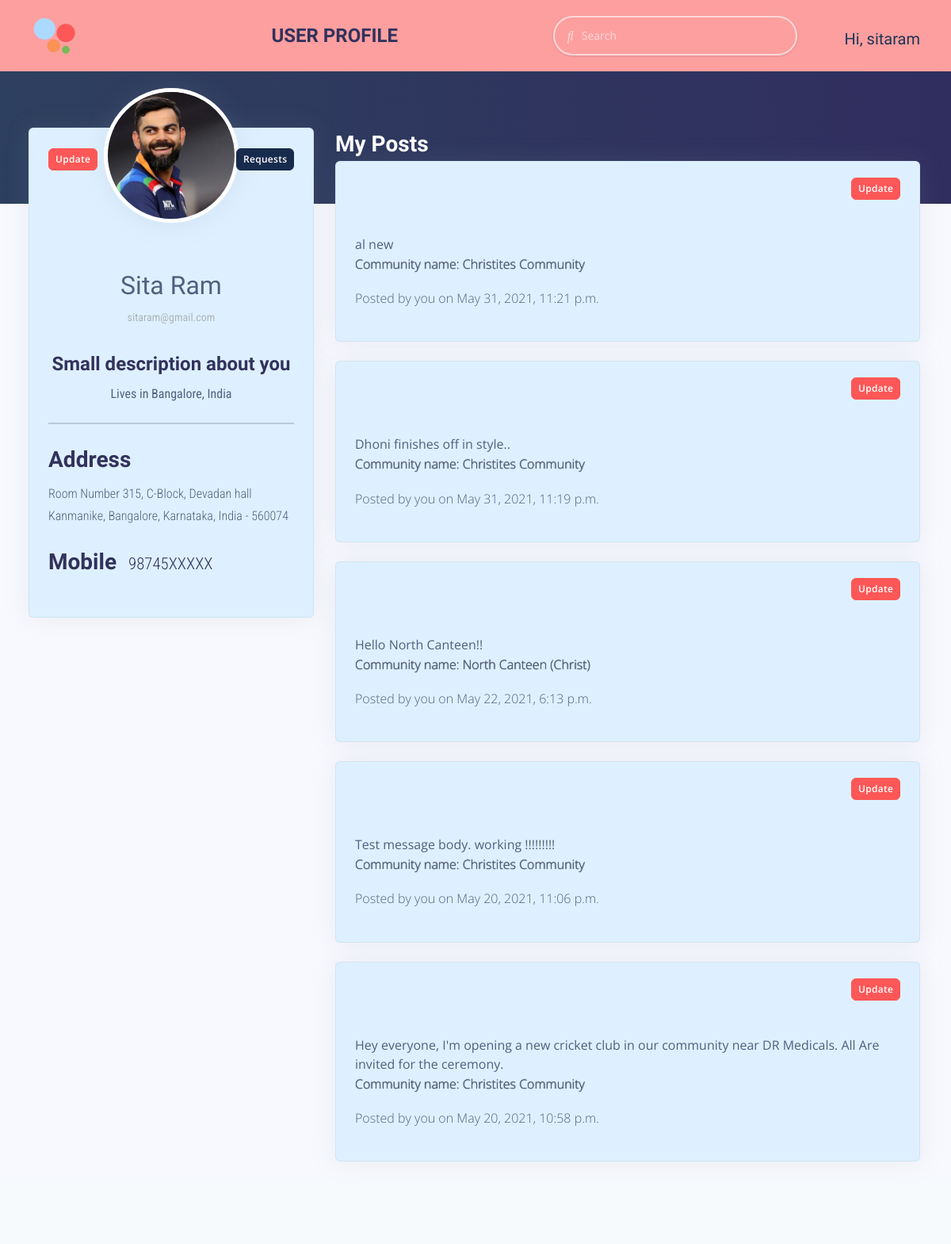
Page /profile/User/view/ (signed in) on the committed database.
### cc/models.py (models this page shows, shortened)
class UserProfile(models.Model):
	user = models.OneToOneField(User, on_delete=models.CASCADE)
	Area_Name = models.ForeignKey(Area, on_delete=models.CASCADE, blank=True, null = True)
	mobileNumber = models.CharField(max_length=10)
	houseNumber = models.CharField(max_length=255)
	city = models.CharField(max_length=255)
	state_choices = (("Andhra Pradesh","Andhra Pradesh"),("Arunachal Pradesh ","Arunachal Pradesh "),("Assam","Assam"),("Bihar","Bihar"),("Chhattisgarh","Chhattisgarh"),("Goa","Goa"),("Gujarat","Gujarat"),("Haryana","Haryana"),("Himachal Pradesh","Himachal Pradesh"),("Jammu and Kashmir ","Jammu and Kashmir "),("Jharkhand","Jharkhand"),("Karnataka","Karnataka"),("Kerala","Kerala"),("Madhya Pradesh","Madhya Pradesh"),("Maharashtra","Maharashtra"),("Manipur","Manipur"),("Meghalaya","Meghalaya"),("Mizoram","Mizoram"),("Nagaland","Nagaland"),("Odisha","Odisha"),("Punjab","Punjab"),("Rajasthan","Rajasthan"),("Sikkim","Sikkim"),("Tamil Nadu","Tamil Nadu"),("Telangana","Telangana"),("Tripura","Tripura"),("Uttar Pradesh","Uttar Pradesh"),("Uttarakhand","Uttarakhand"),("West Bengal","West Bengal"),("Andaman and Nicobar Islands","Andaman and Nicobar Islands"),("Chandigarh","Chandigarh"),("Dadra and Nagar Haveli","Dadra and Nagar Haveli"),("Daman and Diu","Daman and Diu"),("Lakshadweep","Lakshadweep"),("National Capital Territory of Delhi","National Capital Territory of Delhi"),("Puducherry","Puducherry"))
	state = models.CharField(choices=state_choices,max_length=255)
	joined_on = models.DateTimeField(auto_now_add=True,null = True)
	profile_pic = models.ImageField(upload_to = 'profile_pics', blank=True,null=True)
	otp = models.CharField(max_length=6, null=True, blank=True)
	joined_in_community = models.BooleanField(default=False)

class Area(models.Model):
	Area_Name = models.CharField(max_length=200, blank=True, null=True)
	pincode = models.ForeignKey(Pincode, on_delete=models.CASCADE, null=True, blank=True)
	city_name = models.CharField(max_length=200, blank=True, null=True)

class Pincode(models.Model):
		pincode = models.CharField(max_length=6, blank=True, null=True, unique = True)
		def __str__(self):
			return self.pincode

class CommunityPosts(models.Model):
	author = models.ForeignKey(User, on_delete=models.SET_NULL, blank=True, null=True)
	timestamp = models.DateTimeField(auto_now_add=True)
	community = models.ForeignKey(Community, on_delete=models.SET_NULL, blank=True, null=True)
	title = models.CharField(max_length=500, blank=True, null=True)
	attachment_pic = models.ImageField(upload_to='community_posts_pics', blank=True, null=True)
	text_body = models.TextField(max_length=3000, blank=True, null=True)

class Community(models.Model):
	admin = models.ForeignKey(User, on_delete=models.CASCADE, blank=True, null=True)
	Area_Name = models.ForeignKey(Area, on_delete=models.CASCADE, blank=True, null = True)
	pincode = models.ForeignKey(Pincode, on_delete=models.CASCADE, null=True, blank=True)
	Community_Name = models.CharField(max_length=200)
	people = models.ManyToManyField(User, related_name='community_members', blank=True, null=True)
	class Meta:
		unique_together = ('admin','Area_Name',)

### cc/views.py (the view)
# urls.py: path('profile/User/view/',views.UserProfilePage,name='profilepage'),
def UserProfilePage(request):
	cps = CommunityPosts.objects.all().filter(author=request.user).order_by('-id')
	context = {'cps':cps}
	return render(request,'basic/profilepage.html',context)

### cc/templates/basic/profilepage.html (shortened to what this page needs)
<!DOCTYPE html>
{% load static %}
<html lang="en">
  <head>
    <link
      rel="stylesheet"
      href="https://maxcdn.bootstrapcdn.com/font-awesome/4.4.0/css/font-awesome.min.css"
    />
    <link
      href="{% static 'profilepageassets/vendor/bootstrap/css/bootstrap.min.css"
      rel="stylesheet"
    />
    <link href="{% static 'profilepageassets/vendor/icofont/icofont.min.css' %}" rel="stylesheet" />
    <link href="{% static 'profilepageassets/vendor/boxicons/css/boxicons.min.css' %}" rel="stylesheet" />
    <link href="{% static 'profilepageassets/vendor/remixicon/remixicon.css' %}" rel="stylesheet" />
    <link href="{% static 'profilepageassets/vendor/venobox/venobox.css' %}" rel="stylesheet" />
    <link
      href="{% static 'profilepageassets/vendor/owl.carousel/assets/owl.carousel.min.css' %}"
      rel="stylesheet"
    />
    <link href="{% static 'profilepageassets/vendor/aos/aos.css' %}" rel="stylesheet" />
    <link
      href="https://use.fontawesome.com/releases/v5.8.1/css/all.css' %}"
      rel="stylesheet"
    />
    <link href="{% static 'profilepageassets/vendor/animate.css/animate.min.css' %}" rel="stylesheet" />
    <link href="{% static 'profilepageassets/vendor/aos/aos.css' %}" rel="stylesheet" />
    <link
      href="{% static 'profilepageassets/vendor/bootstrap/css/bootstrap.min.css' %}"
      rel="stylesheet"
    />
    <link
      href="{% static 'profilepageassets/vendor/bootstrap-icons/bootstrap-icons.css' %}"
      rel="stylesheet"
    />
    <link href="{% static 'profilepageassets/vendor/boxicons/css/boxicons.min.css' %}" rel="stylesheet" />
    <link
      href="{% static 'profilepageassets/vendor/glightbox/css/glightbox.min.css' %}"
      rel="stylesheet"
    />
    <link href="{% static 'profilepageassets/vendor/swiper/swiper-bundle.min.css' %}" rel="stylesheet" />
    <link href="{% static 'profilepageassets/css/style.css' %}" rel="stylesheet" />
  </head>
  <body>
    <div class="main-content">
      <nav class="navbar navbar-top navbar-dark" id="navbar-main">
        <div class="container-fluid">
          <a href="index.html" class="logo mr-auto"
            ><img
              src="{% static 'profilepageassets/img/img/cclogo.png' %}"
              alt="CClogo"
              class="img-fluid"
          /></a>
          <a
            class="h4 mb-0 text-uppercase d-none d-lg-inline-block"
            href="https://www.creative-tim.com/product/argon-dashboard"
            target="_blank"
            >User profile</a
          >
          <form
            class="
              navbar-search navbar-search-dark
              form-inline
              mr-3
              d-none d-md-flex
              ml-lg-auto
            "
          >
            <div class="form-group mb-0">
              <div class="input-group input-group-alternative">
                <div class="input-group-prepend">
                  <span class="input-group-text"
                    ><i class="fas fa-search"></i
                  ></span>
                </div>
                <input class="form-control" placeholder="Search" type="text" />
              </div>
            </div>
          </form>
          <ul class="navbar-nav align-items-center d-none d-md-flex">
            <li class="nav-item dropdown">
              <a
                class="nav-link pr-0"
                href="#"
                role="button"
                data-toggle="dropdown"
                aria-haspopup="true"
                aria-expanded="false"
              >
                <div class="media align-items-center">
                  <a href="#"><i class="fas fa-user-circle"></i> </a>
                  <div class="nav-user">
                    <span>Hi, {{user.username}}</span>
                  </div>
                </div>
              </a>
            </li>
          </ul>
        </div>
      </nav>
      <div class="header pb-8 pt-5 pt-lg-8 d-flex align-items-center">
        <span class="mask bg-gradient-default opacity-8"></span>
        <div class="container-fluid d-flex align-items-center">
          <div class="row">
            <div class="col-lg-7 col-md-10"></div>
          </div>
        </div>
      </div>
      <div class="container-fluid mt--7">
        <div class="row">
          <div class="col-xl">
            <div class="card card-profile shadow">
              <div class="row justify-content-center">
                <div class="col-lg-3 order-lg-2">
                  <div class="card-profile-image">
                    <a href="#">
                      <img
                        src="{{user.userprofile.profile_pic.url}}"
                        class="rounded-circle image--cover"
                      />
                    </a>
                  </div>
                </div>
              </div>
              <div
                class="
                  card-header
                  text-center
                  border-0
                  pt-8 pt-md-4
                  pb-0 pb-md-4
                "
              >
                <div class="d-flex justify-content-between">
                 {% if request.user == user %}
 <a href="#" class="btn btn-sm btn-info mr-4">Update</a>
                  <a href="{% url 'cc:myrequests' %}" class="btn btn-sm btn-default float-right"
                    >Requests</a
                  >
                 {% else %}
 <a href="#" class="btn btn-sm btn-info mr-4">Connect</a>
                  <a href="#" class="btn btn-sm btn-default float-right"
                    >Message</a
                  >
                 {% endif %}
                </div>
              </div>
              <div class="card-body pt-0 pt-md-4">
                <div class="row">
                  <div class="col">
                    <div
                      class="
                        card-profile-stats
                        d-flex
                        justify-content-center
                        mt-md-5
                      "
                    >
                      <div>
                        <span class="name"
                          ><h2>{{ user.first_name}} {{user.last_name}}</h2></span
                        >
                        <span class="email">{{user.email}}</span>
                      </div>
                    </div>
                  </div>
                </div>
                <div class="community">
                  <h4>Small description about you</h4>
                  <div class="community-Location">Lives in Bangalore, India</div>
                  <hr class="my-4" />
                </div>
                <div class="h3 mt-4"><h3>Address</h3></div>
                <p class="address-para">{{user.userprofile.houseNumber}}
<br>{{user.userprofile.Area_Name.Area_Name}}, {{user.userprofile.city}},  {{user.userprofile.state}}, India - {{user.userprofile.Area_Name.pincode}}
                </p>
                <div class="h3 mt-4" style="display: flex">
                  <h3>Mobile</h3>
                  <p class="mobile-para">{{user.userprofile.mobileNumber | slice:"5"}}XXXXX</p>
                </div>
              </div>
            </div>
          </div>
          <div class="col-xl-8 order-xl-1">
       				                    <h3 class="mb-0" style="color: white">My Posts</h3>
          		{% for cposts in cps %}
    <div class="card bg-secondary shadow">
              <div class="card-header border-0">
                <div class="row align-items-center">
                  <div class="col-8">
                   </div>
                  <div class="col-4 text-right">
                    <a href="#!" class="btn btn-sm btn-primary">Update</a>
                  </div>
                </div>
              </div>
              <div class="card-body">{{cposts.text_body | safe}}
              	<p style="text-shadow: 0px 0px 1px black;">Community name: {{cposts.community.Community_Name}}</p>
                <p>Posted by you on {{cposts.timestamp}}</p>
              </div>
            </div>
            <br>
          		{% endfor %}
          </div>
        </div>
      </div>
    </div>
    <footer class="footer"></footer>
  </body>
</html>

### cc/templates/basic/profilepage.html (style rules this page uses)
.image--cover { width: 170px; height: 170px; border-radius: 50%; object-fit: cover; object-position: center; border:5px solid white; box-shadow: 0px 0px 5px grey; }

### rows in the picture
CommunityPosts: text_body "al new", community.Community_Name "Christites Community", timestamp "May 31, 2021, 11:21 p.m."
CommunityPosts: text_body "Dhoni finishes off in style..", community.Community_Name "Christites Community", timestamp "May 31, 2021, 11:19 p.m."
CommunityPosts: text_body "Hello North Canteen!!", community.Community_Name "North Canteen (Christ)", timestamp "May 22, 2021, 6:13 p.m."
CommunityPosts: text_body "Test message body. working !!!!!!!!!", community.Community_Name "Christites Community", timestamp "May 20, 2021, 11:06 p.m."
CommunityPosts: text_body "Hey everyone, I'm opening a new cricket club in our community near DR Medicals. All Are invited for the ceremony.", community.Community_Name "Christites Community", timestamp "May 20, 2021, 10:58 p.m."

### other values in the picture
{{ user.username }} "sitaram"
{{ user.first_name }} "Sita"
{{ user.last_name }} "Ram"
{{ user.email }} "sitaram@gmail.com"
{{ user.userprofile.houseNumber }} "Room Number 315, C-Block, Devadan hall"
{{ user.userprofile.Area_Name.Area_Name }} "Kanmanike"
{{ user.userprofile.city }} "Bangalore"
{{ user.userprofile.state }} "Karnataka"
{{ user.userprofile.Area_Name.pincode }} "560074"
{{ user.userprofile.mobileNumber | slice:"5" }} "98745"
